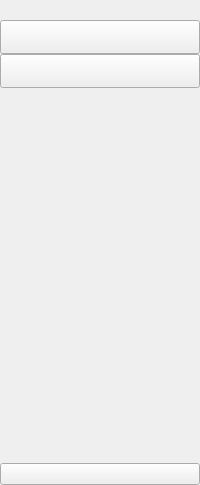
         <widget class="QWidget" name="icon_only_widget" native="true">
          <layout class="QVBoxLayout" name="verticalLayout_3">
           <property name="spacing">
            <number>0</number>
           </property>
           <property name="leftMargin">
            <number>0</number>
           </property>
           <property name="topMargin">
            <number>0</number>
           </property>
           <property name="rightMargin">
            <number>0</number>
           </property>
           <property name="bottomMargin">
            <number>0</number>
           </property>
           <item>
            <layout class="QHBoxLayout" name="horizontalLayout_3"/>
           </item>
           <item>
            <layout class="QVBoxLayout" name="verticalLayout">
             <property name="spacing">
              <number>0</number>
             </property>
             <item>
              <spacer name="verticalSpacer_5">
               <property name="orientation">
                <enum>Qt::Orientation::Vertical</enum>
               </property>
               <property name="sizeType">
                <enum>QSizePolicy::Policy::Fixed</enum>
               </property>
               <property name="sizeHint" stdset="0">
                <size>
                 <width>20</width>
                 <height>20</height>
                </size>
               </property>
              </spacer>
             </item>
             <item>
              <widget class="QPushButton" name="scan_btn_1">
               <property name="minimumSize">
                <size>
                 <width>38</width>
                 <height>34</height>
                </size>
               </property>
               <property name="text">
                <string/>
               </property>
               <property name="icon">
                <iconset>
                 <normaloff>:/icons/icons/scanner.ico</normaloff>:/icons/icons/scanner.ico</iconset>
               </property>
               <property name="iconSize">
                <size>
                 <width>26</width>
                 <height>26</height>
                </size>
               </property>
               <property name="checkable">
                <bool>true</bool>
               </property>
               <property name="autoExclusive">
                <bool>true</bool>
               </property>
              </widget>
             </item>
             <item>
              <widget class="QPushButton" name="ai_btn_1">
               <property name="minimumSize">
                <size>
                 <width>38</width>
                 <height>34</height>
                </size>
               </property>
               <property name="text">
                <string/>
               </property>
               <property name="icon">
                <iconset>
                 <normaloff>:/icons/icons/ai.ico</normaloff>:/icons/icons/ai.ico</iconset>
               </property>
               <property name="iconSize">
                <size>
                 <width>26</width>
                 <height>26</height>
                </size>
               </property>
               <property name="checkable">
                <bool>true</bool>
               </property>
               <property name="autoExclusive">
                <bool>true</bool>
               </property>
              </widget>
             </item>
            </layout>
           </item>
           <item>
            <spacer name="verticalSpacer">
             <property name="orientation">
              <enum>Qt::Orientation::Vertical</enum>
             </property>
             <property name="sizeHint" stdset="0">
              <size>
               <width>20</width>
               <height>375</height>
              </size>
             </property>
            </spacer>
           </item>
           <item>
            <widget class="QPushButton" name="settings_btn_1">
             <property name="text">
              <string/>
             </property>
             <property name="icon">
              <iconset>
               <normaloff>:/icons/icons/settings.ico</normaloff>:/icons/icons/settings.ico</iconset>
             </property>
             <property name="iconSize">
              <size>
               <width>26</width>
               <height>26</height>
              </size>
             </property>
            </widget>
           </item>
          </layout>
         </widget>
